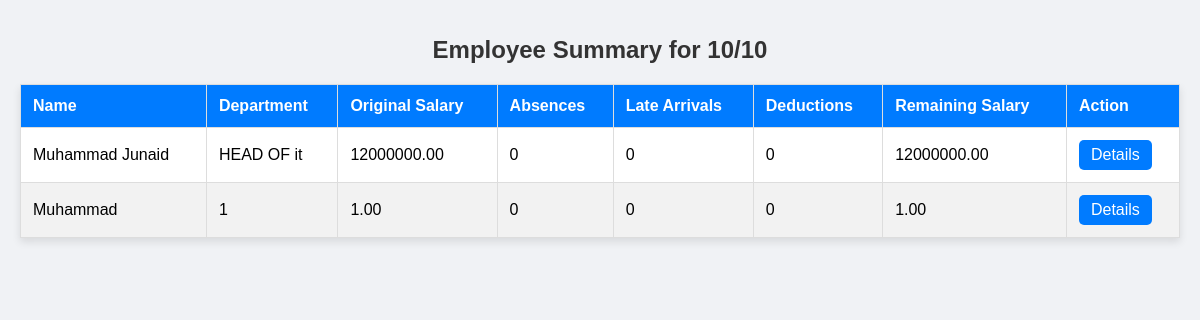
Page /employees/employee_summary/10/10/ on the committed database.
### employees/models.py (models this page shows, shortened)
class Employee(models.Model):
    name = models.CharField(max_length=100)
    fullname = models.CharField(max_length=200)
    age = models.IntegerField()
    blood_group = models.CharField(max_length=10)
    designation = models.CharField(max_length=100)
    phone_number = models.CharField(max_length=15)
    photo = models.ImageField(upload_to='photos/')
    salary = models.DecimalField(max_digits=10, decimal_places=2)
    joining_date = models.DateField(default=date.today)  # Set default to today's date
    department = models.CharField(max_length=100, default='General')  # Default department
    gender = models.CharField(max_length=10, default='Not Specified')  # Default gender
    email = models.EmailField(default='example@example.com')  # Default email
    date_of_birth = models.DateField(default=date(2000, 1, 1))  # Default DOB
    description = models.TextField(default='No description provided')  # Default description
    whatsapp = models.CharField(max_length=15, blank=True, null=True)
    sms = models.CharField(max_length=15, blank=True, null=True)
    idcard = models.CharField(max_length=30)

### employees/views.py (the view)
# urls.py: path('employees/employee_summary/<int:month>/<int:year>/', views.employee_summary, name='employee_summary'),
def employee_summary(request, month, year):
    try:
        salary_detection = SalaryDetection.objects.first()
        if not salary_detection:
            return render(request, 'error.html', {'message': 'No SalaryDetection data available. Please add SalaryDetection data.'})
    except SalaryDetection.DoesNotExist:
        return render(request, 'error.html', {'message': 'No SalaryDetection data available. Please add SalaryDetection data.'})
    detect_on_absent = salary_detection.detect_on_absent
    detect_on_late = salary_detection.detect_on_late
    employees = Employee.objects.all()
    data = []
    for employee in employees:
        absences = Attendance.objects.filter(employee=employee, date__month=month, date__year=year, absent=True).count()
        late_arrivals = Attendance.objects.filter(employee=employee, date__month=month, date__year=year, late=True).count()
        original_salary = employee.salary
        deductions = absences * detect_on_absent + late_arrivals * detect_on_late
        remaining_salary = original_salary - deductions
        data.append({
            'id': employee.id,
            'name': employee.name,
            'department': employee.designation,
            'original_salary': original_salary,
            'absences': absences,
            'late_arrivals': late_arrivals,
            'deductions': deductions,
            'remaining_salary': remaining_salary,
        })
    return render(request, 'employee_summary.html', {'data': data, 'month': month, 'year': year})

### employees/templates/employee_summary.html (shortened to what this page needs)
<!DOCTYPE html>
<html lang="en">
<head>
</head>
<body>
    <h1>Employee Summary for {{ month }}/{{ year }}</h1>
    <table>
        <thead>
            <tr>
                <th>Name</th>
                <th>Department</th>
                <th>Original Salary</th>
                <th>Absences</th>
                <th>Late Arrivals</th>
                <th>Deductions</th>
                <th>Remaining Salary</th>
                <th>Action</th>
            </tr>
        </thead>
        <tbody>
            {% for item in data %}
            <tr>
                <td>{{ item.name }}</td>
                <td>{{ item.department }}</td>
                <td>{{ item.original_salary }}</td>
                <td>{{ item.absences }}</td>
                <td>{{ item.late_arrivals }}</td>
                <td>{{ item.deductions }}</td>
                <td>{{ item.remaining_salary }}</td>
                <td><a href="{% url 'attendance_details' employee_id=item.id month=month year=year %}">Details</a></td>
            </tr>
            {% endfor %}
        </tbody>
    </table>
</body>
</html>

### employees/templates/employee_summary.html (style rules this page uses)
body { font-family: Arial, sans-serif; background-color: #f0f2f5; margin: 0; padding: 20px; }
h1 { text-align: center; color: #333; margin-bottom: 20px; font-size: 24px; }
table { width: 100%; border-collapse: collapse; margin-top: 20px; background-color: #fff; box-shadow: 0 4px 8px rgba(0, 0, 0, 0.1); }
table th, table td { border: 1px solid #ddd; padding: 12px; text-align: left; }
table th { background-color: #007BFF; color: white; }
table tr:nth-child(even) { background-color: #f2f2f2; }
table td a { display: inline-block; padding: 6px 12px; background-color: #007BFF; color: white; text-decoration: none; border-radius: 5px; transition: background-color 0.3s; }

### rows in the picture
Employee: name "Muhammad Junaid", department "HEAD OF it", original_salary "12000000.00"
Employee: name "Muhammad", original_salary "1.00"

### other values in the picture
{{ month }} "10"
{{ year }} "10"
{{ item.absences }} "0" "0"
{{ item.late_arrivals }} "0" "0"
{{ item.deductions }} "0" "0"
{{ item.remaining_salary }} "12000000.00" "1.00"
{{ item.department }} "1"
